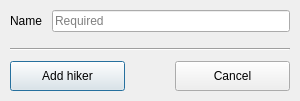
<?xml version="1.0" encoding="UTF-8"?>
<ui version="4.0">
 <class>NewHikerDialog</class>
 <widget class="QDialog" name="NewHikerDialog">
  <property name="geometry">
   <rect>
    <x>0</x>
    <y>0</y>
    <width>300</width>
    <height>101</height>
   </rect>
  </property>
  <property name="sizePolicy">
   <sizepolicy hsizetype="Preferred" vsizetype="Fixed">
    <horstretch>0</horstretch>
    <verstretch>0</verstretch>
   </sizepolicy>
  </property>
  <property name="windowTitle">
   <string>New hiker</string>
  </property>
  <layout class="QVBoxLayout" name="verticalLayout">
   <property name="spacing">
    <number>10</number>
   </property>
   <property name="leftMargin">
    <number>10</number>
   </property>
   <property name="topMargin">
    <number>10</number>
   </property>
   <property name="rightMargin">
    <number>10</number>
   </property>
   <property name="bottomMargin">
    <number>10</number>
   </property>
   <item>
    <layout class="QFormLayout" name="formLayout">
     <property name="horizontalSpacing">
      <number>10</number>
     </property>
     <property name="verticalSpacing">
      <number>10</number>
     </property>
     <item row="0" column="0">
      <widget class="QLabel" name="nameLabel">
       <property name="text">
        <string>Name</string>
       </property>
      </widget>
     </item>
     <item row="0" column="1">
      <widget class="QLineEdit" name="nameTextbox">
       <property name="sizePolicy">
        <sizepolicy hsizetype="MinimumExpanding" vsizetype="Fixed">
         <horstretch>0</horstretch>
         <verstretch>0</verstretch>
        </sizepolicy>
       </property>
       <property name="minimumSize">
        <size>
         <width>150</width>
         <height>0</height>
        </size>
       </property>
       <property name="placeholderText">
        <string>Required</string>
       </property>
      </widget>
     </item>
    </layout>
   </item>
   <item>
    <widget class="Line" name="bottomLine">
     <property name="orientation">
      <enum>Qt::Horizontal</enum>
     </property>
    </widget>
   </item>
   <item>
    <layout class="QHBoxLayout" name="bottomButtonLayout">
     <property name="spacing">
      <number>50</number>
     </property>
     <item>
      <widget class="QPushButton" name="okButton">
       <property name="sizePolicy">
        <sizepolicy hsizetype="MinimumExpanding" vsizetype="Fixed">
         <horstretch>0</horstretch>
         <verstretch>0</verstretch>
        </sizepolicy>
       </property>
       <property name="minimumSize">
        <size>
         <width>100</width>
         <height>30</height>
        </size>
       </property>
       <property name="text">
        <string>Add hiker</string>
       </property>
      </widget>
     </item>
     <item>
      <widget class="QPushButton" name="cancelButton">
       <property name="sizePolicy">
        <sizepolicy hsizetype="MinimumExpanding" vsizetype="Fixed">
         <horstretch>0</horstretch>
         <verstretch>0</verstretch>
        </sizepolicy>
       </property>
       <property name="minimumSize">
        <size>
         <width>100</width>
         <height>30</height>
        </size>
       </property>
       <property name="text">
        <string>Cancel</string>
       </property>
      </widget>
     </item>
    </layout>
   </item>
  </layout>
 </widget>
 <resources/>
 <connections/>
</ui>
